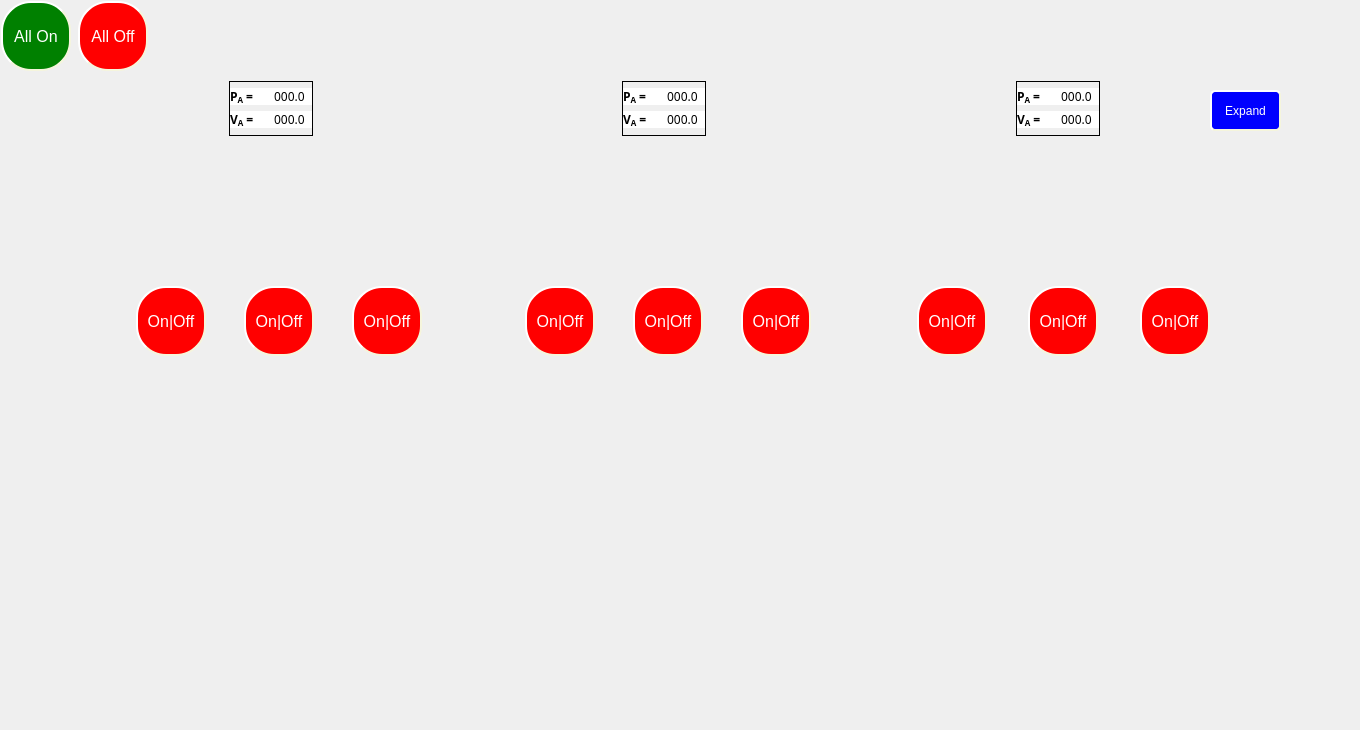
    <widget class="QWidget" name="CapacitiveLoads">
     <attribute name="title">
      <string>Capacitive Loads</string>
     </attribute>
     <widget class="QLabel" name="label_3">
      <property name="geometry">
       <rect>
        <x>0</x>
        <y>0</y>
        <width>1351</width>
        <height>721</height>
       </rect>
      </property>
      <property name="styleSheet">
       <string notr="true">border-image: url(:/img/Cap.png);</string>
      </property>
      <property name="text">
       <string/>
      </property>
     </widget>
     <widget class="QPushButton" name="btnC1">
      <property name="geometry">
       <rect>
        <x>136</x>
        <y>286</y>
        <width>70</width>
        <height>70</height>
       </rect>
      </property>
      <property name="sizePolicy">
       <sizepolicy hsizetype="Preferred" vsizetype="Fixed">
        <horstretch>0</horstretch>
        <verstretch>0</verstretch>
       </sizepolicy>
      </property>
      <property name="minimumSize">
       <size>
        <width>70</width>
        <height>70</height>
       </size>
      </property>
      <property name="maximumSize">
       <size>
        <width>70</width>
        <height>70</height>
       </size>
      </property>
      <property name="styleSheet">
       <string notr="true">#btnC1{
background-color: red;
border-radius: 30px;
border-style: outset;
border-width: 2px;
border-color: beige;
padding: 3px;
max-width:60px;
max-height:60px;
min-width:60px;
min-height:60px;
font-size:16px;
font-weight:300;
color: white;
text-align:center;
}
#btnC1:checked{
	background-color: green;
}</string>
      </property>
      <property name="text">
       <string>On|Off</string>
      </property>
      <property name="checkable">
       <bool>true</bool>
      </property>
     </widget>
     <widget class="QPushButton" name="btnC2">
      <property name="geometry">
       <rect>
        <x>244</x>
        <y>286</y>
        <width>70</width>
        <height>70</height>
       </rect>
      </property>
      <property name="sizePolicy">
       <sizepolicy hsizetype="Preferred" vsizetype="Fixed">
        <horstretch>0</horstretch>
        <verstretch>0</verstretch>
       </sizepolicy>
      </property>
      <property name="minimumSize">
       <size>
        <width>70</width>
        <height>70</height>
       </size>
      </property>
      <property name="maximumSize">
       <size>
        <width>70</width>
        <height>70</height>
       </size>
      </property>
      <property name="styleSheet">
       <string notr="true">#btnC2{
background-color: red;
border-radius: 30px;
border-style: outset;
border-width: 2px;
border-color: beige;
padding: 3px;
max-width:60px;
max-height:60px;
min-width:60px;
min-height:60px;
font-size:16px;
font-weight:300;
color: white;
text-align:center;
}
#btnC2:checked{
	background-color: green;
}</string>
      </property>
      <property name="text">
       <string>On|Off</string>
      </property>
      <property name="checkable">
       <bool>true</bool>
      </property>
     </widget>
     <widget class="QPushButton" name="btnC3">
      <property name="geometry">
       <rect>
        <x>352</x>
        <y>286</y>
        <width>70</width>
        <height>70</height>
       </rect>
      </property>
      <property name="sizePolicy">
       <sizepolicy hsizetype="Preferred" vsizetype="Fixed">
        <horstretch>0</horstretch>
        <verstretch>0</verstretch>
       </sizepolicy>
      </property>
      <property name="minimumSize">
       <size>
        <width>70</width>
        <height>70</height>
       </size>
      </property>
      <property name="maximumSize">
       <size>
        <width>70</width>
        <height>70</height>
       </size>
      </property>
      <property name="styleSheet">
       <string notr="true">#btnC3{
background-color: red;
border-radius: 30px;
border-style: outset;
border-width: 2px;
border-color: beige;
padding: 3px;
max-width:60px;
max-height:60px;
min-width:60px;
min-height:60px;
font-size:16px;
font-weight:300;
color: white;
text-align:center;
}
#btnC3:checked{
	background-color: green;
}</string>
      </property>
      <property name="text">
       <string>On|Off</string>
      </property>
      <property name="checkable">
       <bool>true</bool>
      </property>
     </widget>
     <widget class="QPushButton" name="btnC4">
      <property name="geometry">
       <rect>
        <x>525</x>
        <y>286</y>
        <width>70</width>
        <height>70</height>
       </rect>
      </property>
      <property name="sizePolicy">
       <sizepolicy hsizetype="Preferred" vsizetype="Fixed">
        <horstretch>0</horstretch>
        <verstretch>0</verstretch>
       </sizepolicy>
      </property>
      <property name="minimumSize">
       <size>
        <width>70</width>
        <height>70</height>
       </size>
      </property>
      <property name="maximumSize">
       <size>
        <width>70</width>
        <height>70</height>
       </size>
      </property>
      <property name="styleSheet">
       <string notr="true">#btnC4{
background-color: red;
border-radius: 30px;
border-style: outset;
border-width: 2px;
border-color: beige;
padding: 3px;
max-width:60px;
max-height:60px;
min-width:60px;
min-height:60px;
font-size:16px;
font-weight:300;
color: white;
text-align:center;
}
#btnC4:checked{
	background-color: green;
}</string>
      </property>
      <property name="text">
       <string>On|Off</string>
      </property>
      <property name="checkable">
       <bool>true</bool>
      </property>
     </widget>
     <widget class="QPushButton" name="btnC5">
      <property name="geometry">
       <rect>
        <x>633</x>
        <y>286</y>
        <width>70</width>
        <height>70</height>
       </rect>
      </property>
      <property name="sizePolicy">
       <sizepolicy hsizetype="Preferred" vsizetype="Fixed">
        <horstretch>0</horstretch>
        <verstretch>0</verstretch>
       </sizepolicy>
      </property>
      <property name="minimumSize">
       <size>
        <width>70</width>
        <height>70</height>
       </size>
      </property>
      <property name="maximumSize">
       <size>
        <width>70</width>
        <height>70</height>
       </size>
      </property>
      <property name="styleSheet">
       <string notr="true">#btnC5{
background-color: red;
border-radius: 30px;
border-style: outset;
border-width: 2px;
border-color: beige;
padding: 3px;
max-width:60px;
max-height:60px;
min-width:60px;
min-height:60px;
font-size:16px;
font-weight:300;
color: white;
text-align:center;
}
#btnC5:checked{
	background-color: green;
}</string>
      </property>
      <property name="text">
       <string>On|Off</string>
      </property>
      <property name="checkable">
       <bool>true</bool>
      </property>
     </widget>
     <widget class="QPushButton" name="btnC6">
      <property name="geometry">
       <rect>
        <x>741</x>
        <y>286</y>
        <width>70</width>
        <height>70</height>
       </rect>
      </property>
      <property name="sizePolicy">
       <sizepolicy hsizetype="Preferred" vsizetype="Fixed">
        <horstretch>0</horstretch>
        <verstretch>0</verstretch>
       </sizepolicy>
      </property>
      <property name="minimumSize">
       <size>
        <width>70</width>
        <height>70</height>
       </size>
      </property>
      <property name="maximumSize">
       <size>
        <width>70</width>
        <height>70</height>
       </size>
      </property>
      <property name="styleSheet">
       <string notr="true">#btnC6{
background-color: red;
border-radius: 30px;
border-style: outset;
border-width: 2px;
border-color: beige;
padding: 3px;
max-width:60px;
max-height:60px;
min-width:60px;
min-height:60px;
font-size:16px;
font-weight:300;
color: white;
text-align:center;
}
#btnC6:checked{
	background-color: green;
}</string>
      </property>
      <property name="text">
       <string>On|Off</string>
      </property>
      <property name="checkable">
       <bool>true</bool>
      </property>
     </widget>
     <widget class="QPushButton" name="btnC7">
      <property name="geometry">
       <rect>
        <x>917</x>
        <y>286</y>
        <width>70</width>
        <height>70</height>
       </rect>
      </property>
      <property name="sizePolicy">
       <sizepolicy hsizetype="Preferred" vsizetype="Fixed">
        <horstretch>0</horstretch>
        <verstretch>0</verstretch>
       </sizepolicy>
      </property>
      <property name="minimumSize">
       <size>
        <width>70</width>
        <height>70</height>
       </size>
      </property>
      <property name="maximumSize">
       <size>
        <width>70</width>
        <height>70</height>
       </size>
      </property>
      <property name="styleSheet">
       <string notr="true">#btnC7{
background-color: red;
border-radius: 30px;
border-style: outset;
border-width: 2px;
border-color: beige;
padding: 3px;
max-width:60px;
max-height:60px;
min-width:60px;
min-height:60px;
font-size:16px;
font-weight:300;
color: white;
text-align:center;
}
#btnC7:checked{
	background-color: green;
}</string>
      </property>
      <property name="text">
       <string>On|Off</string>
      </property>
      <property name="checkable">
       <bool>true</bool>
      </property>
     </widget>
     <widget class="QPushButton" name="btnC8">
      <property name="geometry">
       <rect>
        <x>1028</x>
        <y>286</y>
        <width>70</width>
        <height>70</height>
       </rect>
      </property>
      <property name="sizePolicy">
       <sizepolicy hsizetype="Preferred" vsizetype="Fixed">
        <horstretch>0</horstretch>
        <verstretch>0</verstretch>
       </sizepolicy>
      </property>
      <property name="minimumSize">
       <size>
        <width>70</width>
        <height>70</height>
       </size>
      </property>
      <property name="maximumSize">
       <size>
        <width>70</width>
        <height>70</height>
       </size>
      </property>
      <property name="styleSheet">
       <string notr="true">#btnC8{
background-color: red;
border-radius: 30px;
border-style: outset;
border-width: 2px;
border-color: beige;
padding: 3px;
max-width:60px;
max-height:60px;
min-width:60px;
min-height:60px;
font-size:16px;
font-weight:300;
color: white;
text-align:center;
}
#btnC8:checked{
	background-color: green;
}</string>
      </property>
      <property name="text">
       <string>On|Off</string>
      </property>
      <property name="checkable">
       <bool>true</bool>
      </property>
     </widget>
     <widget class="QPushButton" name="btnC9">
      <property name="geometry">
       <rect>
        <x>1140</x>
        <y>286</y>
        <width>70</width>
        <height>70</height>
       </rect>
      </property>
      <property name="sizePolicy">
       <sizepolicy hsizetype="Preferred" vsizetype="Fixed">
        <horstretch>0</horstretch>
        <verstretch>0</verstretch>
       </sizepolicy>
      </property>
      <property name="minimumSize">
       <size>
        <width>70</width>
        <height>70</height>
       </size>
      </property>
      <property name="maximumSize">
       <size>
        <width>70</width>
        <height>70</height>
       </size>
      </property>
      <property name="styleSheet">
       <string notr="true">#btnC9{
background-color: red;
border-radius: 30px;
border-style: outset;
border-width: 2px;
border-color: beige;
padding: 3px;
max-width:60px;
max-height:60px;
min-width:60px;
min-height:60px;
font-size:16px;
font-weight:300;
color: white;
text-align:center;
}
#btnC9:checked{
	background-color: green;
}</string>
      </property>
      <property name="text">
       <string>On|Off</string>
      </property>
      <property name="checkable">
       <bool>true</bool>
      </property>
     </widget>
     <widget class="QWidget" name="layoutWidget">
      <property name="geometry">
       <rect>
        <x>0</x>
        <y>0</y>
        <width>149</width>
        <height>72</height>
       </rect>
      </property>
      <layout class="QHBoxLayout" name="horizontalLayout_7">
       <item>
        <widget class="QPushButton" name="btnAllOn_C">
         <property name="sizePolicy">
          <sizepolicy hsizetype="Preferred" vsizetype="Fixed">
           <horstretch>0</horstretch>
           <verstretch>0</verstretch>
          </sizepolicy>
         </property>
         <property name="minimumSize">
          <size>
           <width>70</width>
           <height>70</height>
          </size>
         </property>
         <property name="maximumSize">
          <size>
           <width>70</width>
           <height>70</height>
          </size>
         </property>
         <property name="styleSheet">
          <string notr="true">#btnAllOn_C{
background-color: green;
border-radius: 30px;
border-style: outset;
border-width: 2px;
border-color: beige;
padding: 3px;
max-width:60px;
max-height:60px;
min-width:60px;
min-height:60px;
font-size:16px;
font-weight:300;
color: white;
text-align:center;
}
#btnAllOn_C:checked{
	background-color: #28B463;
}</string>
         </property>
         <property name="text">
          <string>All On</string>
         </property>
         <property name="checkable">
          <bool>true</bool>
         </property>
        </widget>
       </item>
       <item>
        <widget class="QPushButton" name="btnAllOff_C">
         <property name="sizePolicy">
          <sizepolicy hsizetype="Preferred" vsizetype="Fixed">
           <horstretch>0</horstretch>
           <verstretch>0</verstretch>
          </sizepolicy>
         </property>
         <property name="minimumSize">
          <size>
           <width>70</width>
           <height>70</height>
          </size>
         </property>
         <property name="maximumSize">
          <size>
           <width>70</width>
           <height>70</height>
          </size>
         </property>
         <property name="styleSheet">
          <string notr="true">#btnAllOff_C{
background-color: red;
border-radius: 30px;
border-style: outset;
border-width: 2px;
border-color: beige;
padding: 3px;
max-width:60px;
max-height:60px;
min-width:60px;
min-height:60px;
font-size:16px;
font-weight:300;
color: white;
text-align:center;
}
#btnAllOff_C:checked{
	background-color: #F1948A;
}</string>
         </property>
         <property name="text">
          <string>All Off</string>
         </property>
         <property name="checkable">
          <bool>true</bool>
         </property>
        </widget>
       </item>
      </layout>
     </widget>
     <widget class="QFrame" name="frame">
      <property name="geometry">
       <rect>
        <x>229</x>
        <y>81</y>
        <width>84</width>
        <height>55</height>
       </rect>
      </property>
      <property name="frameShape">
       <enum>QFrame::Panel</enum>
      </property>
      <layout class="QHBoxLayout" name="horizontalLayout">
       <property name="spacing">
        <number>0</number>
       </property>
       <property name="leftMargin">
        <number>0</number>
       </property>
       <property name="topMargin">
        <number>0</number>
       </property>
       <property name="rightMargin">
        <number>0</number>
       </property>
       <property name="bottomMargin">
        <number>0</number>
       </property>
       <item>
        <layout class="QVBoxLayout" name="verticalLayout">
         <item>
          <widget class="QLabel" name="Pa_label_left_CapLoad">
           <property name="sizePolicy">
            <sizepolicy hsizetype="Expanding" vsizetype="Fixed">
             <horstretch>0</horstretch>
             <verstretch>0</verstretch>
            </sizepolicy>
           </property>
           <property name="font">
            <font>
             <family>Inter UI</family>
             <pointsize>9</pointsize>
             <weight>75</weight>
             <bold>true</bold>
             <stylestrategy>PreferDefault</stylestrategy>
            </font>
           </property>
           <property name="styleSheet">
            <string notr="true">background-color: rgb(255, 255, 255);</string>
           </property>
           <property name="text">
            <string>&lt;html&gt;&lt;head/&gt;&lt;body&gt;&lt;p&gt;P&lt;span style=&quot; vertical-align:sub;&quot;&gt;A&lt;/span&gt; =&lt;/p&gt;&lt;/body&gt;&lt;/html&gt;</string>
           </property>
          </widget>
         </item>
         <item>
          <widget class="QLabel" name="Va_label_left_CapLoad">
           <property name="sizePolicy">
            <sizepolicy hsizetype="Expanding" vsizetype="Fixed">
             <horstretch>0</horstretch>
             <verstretch>0</verstretch>
            </sizepolicy>
           </property>
           <property name="font">
            <font>
             <family>Inter UI</family>
             <pointsize>9</pointsize>
             <weight>75</weight>
             <bold>true</bold>
            </font>
           </property>
           <property name="styleSheet">
            <string notr="true">background-color: rgb(255, 255, 255);</string>
           </property>
           <property name="text">
            <string>&lt;html&gt;&lt;head/&gt;&lt;body&gt;&lt;p&gt;V&lt;span style=&quot; vertical-align:sub;&quot;&gt;A&lt;/span&gt; =&lt;/p&gt;&lt;/body&gt;&lt;/html&gt;</string>
           </property>
          </widget>
         </item>
        </layout>
       </item>
       <item>
        <layout class="QVBoxLayout" name="verticalLayout_2">
         <item>
          <widget class="QLabel" name="Pa_live_label_left_CapLoad">
           <property name="sizePolicy">
            <sizepolicy hsizetype="Expanding" vsizetype="Fixed">
             <horstretch>0</horstretch>
             <verstretch>0</verstretch>
            </sizepolicy>
           </property>
           <property name="font">
            <font>
             <family>Inter UI Medium</family>
             <pointsize>9</pointsize>
            </font>
           </property>
           <property name="styleSheet">
            <string notr="true">background-color: rgb(255, 255, 255);</string>
           </property>
           <property name="text">
            <string> 000.0 </string>
           </property>
          </widget>
         </item>
         <item>
          <widget class="QLabel" name="Va_live_label_left_CapLoad">
           <property name="sizePolicy">
            <sizepolicy hsizetype="Expanding" vsizetype="Fixed">
             <horstretch>0</horstretch>
             <verstretch>0</verstretch>
            </sizepolicy>
           </property>
           <property name="font">
            <font>
             <family>Inter UI Medium</family>
             <pointsize>9</pointsize>
            </font>
           </property>
           <property name="styleSheet">
            <string notr="true">background-color: rgb(255, 255, 255);</string>
           </property>
           <property name="text">
            <string> 000.0 </string>
           </property>
          </widget>
         </item>
        </layout>
       </item>
      </layout>
     </widget>
     <widget class="QFrame" name="frame_3">
      <property name="geometry">
       <rect>
        <x>622</x>
        <y>81</y>
        <width>84</width>
        <height>55</height>
       </rect>
      </property>
      <property name="frameShape">
       <enum>QFrame::Panel</enum>
      </property>
      <layout class="QHBoxLayout" name="horizontalLayout_4">
       <property name="spacing">
        <number>0</number>
       </property>
       <property name="leftMargin">
        <number>0</number>
       </property>
       <property name="topMargin">
        <number>0</number>
       </property>
       <property name="rightMargin">
        <number>0</number>
       </property>
       <property name="bottomMargin">
        <number>0</number>
       </property>
       <item>
        <layout class="QVBoxLayout" name="verticalLayout_8">
         <item>
          <widget class="QLabel" name="Pa_label_middle_CapLoad">
           <property name="sizePolicy">
            <sizepolicy hsizetype="Expanding" vsizetype="Fixed">
             <horstretch>0</horstretch>
             <verstretch>0</verstretch>
            </sizepolicy>
           </property>
           <property name="font">
            <font>
             <family>Inter UI</family>
             <pointsize>9</pointsize>
             <weight>75</weight>
             <bold>true</bold>
             <stylestrategy>PreferDefault</stylestrategy>
            </font>
           </property>
           <property name="styleSheet">
            <string notr="true">background-color: rgb(255, 255, 255);</string>
           </property>
           <property name="text">
            <string>&lt;html&gt;&lt;head/&gt;&lt;body&gt;&lt;p&gt;P&lt;span style=&quot; vertical-align:sub;&quot;&gt;A&lt;/span&gt; =&lt;/p&gt;&lt;/body&gt;&lt;/html&gt;</string>
           </property>
          </widget>
         </item>
         <item>
          <widget class="QLabel" name="Va_label_middle_CapLoad">
           <property name="sizePolicy">
            <sizepolicy hsizetype="Expanding" vsizetype="Fixed">
             <horstretch>0</horstretch>
             <verstretch>0</verstretch>
            </sizepolicy>
           </property>
           <property name="font">
            <font>
             <family>Inter UI</family>
             <pointsize>9</pointsize>
             <weight>75</weight>
             <bold>true</bold>
            </font>
           </property>
           <property name="styleSheet">
            <string notr="true">background-color: rgb(255, 255, 255);</string>
           </property>
           <property name="text">
            <string>&lt;html&gt;&lt;head/&gt;&lt;body&gt;&lt;p&gt;V&lt;span style=&quot; vertical-align:sub;&quot;&gt;A&lt;/span&gt; =&lt;/p&gt;&lt;/body&gt;&lt;/html&gt;</string>
           </property>
          </widget>
         </item>
        </layout>
       </item>
       <item>
        <layout class="QVBoxLayout" name="verticalLayout_9">
         <item>
          <widget class="QLabel" name="Pa_live_label_middle_CapLoad">
           <property name="sizePolicy">
            <sizepolicy hsizetype="Expanding" vsizetype="Fixed">
             <horstretch>0</horstretch>
             <verstretch>0</verstretch>
            </sizepolicy>
           </property>
           <property name="font">
            <font>
             <family>Inter UI Medium</family>
             <pointsize>9</pointsize>
            </font>
           </property>
           <property name="styleSheet">
            <string notr="true">background-color: rgb(255, 255, 255);</string>
           </property>
           <property name="text">
            <string> 000.0 </string>
           </property>
          </widget>
         </item>
         <item>
          <widget class="QLabel" name="Va_live_label_middle_CapLoad">
           <property name="sizePolicy">
            <sizepolicy hsizetype="Expanding" vsizetype="Fixed">
             <horstretch>0</horstretch>
             <verstretch>0</verstretch>
            </sizepolicy>
           </property>
           <property name="font">
            <font>
             <family>Inter UI Medium</family>
             <pointsize>9</pointsize>
            </font>
           </property>
           <property name="styleSheet">
            <string notr="true">background-color: rgb(255, 255, 255);</string>
           </property>
           <property name="text">
            <string> 000.0 </string>
           </property>
          </widget>
         </item>
        </layout>
       </item>
      </layout>
     </widget>
     <widget class="QFrame" name="frame_4">
      <property name="geometry">
       <rect>
        <x>1016</x>
        <y>81</y>
        <width>84</width>
        <height>55</height>
       </rect>
      </property>
      <property name="frameShape">
       <enum>QFrame::Panel</enum>
      </property>
      <layout class="QHBoxLayout" name="horizontalLayout_6">
       <property name="spacing">
        <number>0</number>
       </property>
       <property name="leftMargin">
        <number>0</number>
       </property>
       <property name="topMargin">
        <number>0</number>
       </property>
       <property name="rightMargin">
        <number>0</number>
       </property>
       <property name="bottomMargin">
        <number>0</number>
       </property>
       <item>
        <layout class="QVBoxLayout" name="verticalLayout_11">
         <item>
          <widget class="QLabel" name="Pa_label_right_CapLoad">
           <property name="sizePolicy">
            <sizepolicy hsizetype="Expanding" vsizetype="Fixed">
             <horstretch>0</horstretch>
             <verstretch>0</verstretch>
            </sizepolicy>
           </property>
           <property name="font">
            <font>
             <family>Inter UI</family>
             <pointsize>9</pointsize>
             <weight>75</weight>
             <bold>true</bold>
             <stylestrategy>PreferDefault</stylestrategy>
            </font>
           </property>
           <property name="styleSheet">
            <string notr="true">background-color: rgb(255, 255, 255);</string>
           </property>
           <property name="text">
            <string>&lt;html&gt;&lt;head/&gt;&lt;body&gt;&lt;p&gt;P&lt;span style=&quot; vertical-align:sub;&quot;&gt;A&lt;/span&gt; =&lt;/p&gt;&lt;/body&gt;&lt;/html&gt;</string>
           </property>
          </widget>
         </item>
         <item>
          <widget class="QLabel" name="Va_label_right_CapLoad">
           <property name="sizePolicy">
            <sizepolicy hsizetype="Expanding" vsizetype="Fixed">
             <horstretch>0</horstretch>
             <verstretch>0</verstretch>
            </sizepolicy>
           </property>
           <property name="font">
            <font>
             <family>Inter UI</family>
             <pointsize>9</pointsize>
             <weight>75</weight>
             <bold>true</bold>
            </font>
           </property>
           <property name="styleSheet">
            <string notr="true">background-color: rgb(255, 255, 255);</string>
           </property>
           <property name="text">
            <string>&lt;html&gt;&lt;head/&gt;&lt;body&gt;&lt;p&gt;V&lt;span style=&quot; vertical-align:sub;&quot;&gt;A&lt;/span&gt; =&lt;/p&gt;&lt;/body&gt;&lt;/html&gt;</string>
           </property>
          </widget>
         </item>
        </layout>
       </item>
       <item>
        <layout class="QVBoxLayout" name="verticalLayout_12">
         <item>
          <widget class="QLabel" name="Pa_live_label_right_CapLoad">
           <property name="sizePolicy">
            <sizepolicy hsizetype="Expanding" vsizetype="Fixed">
             <horstretch>0</horstretch>
             <verstretch>0</verstretch>
            </sizepolicy>
           </property>
           <property name="font">
            <font>
             <family>Inter UI Medium</family>
             <pointsize>9</pointsize>
            </font>
           </property>
           <property name="styleSheet">
            <string notr="true">background-color: rgb(255, 255, 255);</string>
           </property>
           <property name="text">
            <string> 000.0 </string>
           </property>
          </widget>
         </item>
         <item>
          <widget class="QLabel" name="Va_live_label_right_CapLoad">
           <property name="sizePolicy">
            <sizepolicy hsizetype="Expanding" vsizetype="Fixed">
             <horstretch>0</horstretch>
             <verstretch>0</verstretch>
            </sizepolicy>
           </property>
           <property name="font">
            <font>
             <family>Inter UI Medium</family>
             <pointsize>9</pointsize>
            </font>
           </property>
           <property name="styleSheet">
            <string notr="true">background-color: rgb(255, 255, 255);</string>
           </property>
           <property name="text">
            <string> 000.0 </string>
           </property>
          </widget>
         </item>
        </layout>
       </item>
      </layout>
     </widget>
     <widget class="QPushButton" name="Cap_expand_butt">
      <property name="geometry">
       <rect>
        <x>1210</x>
        <y>90</y>
        <width>71</width>
        <height>41</height>
       </rect>
      </property>
      <property name="sizePolicy">
       <sizepolicy hsizetype="Minimum" vsizetype="Minimum">
        <horstretch>0</horstretch>
        <verstretch>0</verstretch>
       </sizepolicy>
      </property>
      <property name="minimumSize">
       <size>
        <width>10</width>
        <height>10</height>
       </size>
      </property>
      <property name="maximumSize">
       <size>
        <width>80</width>
        <height>80</height>
       </size>
      </property>
      <property name="sizeIncrement">
       <size>
        <width>1</width>
        <height>1</height>
       </size>
      </property>
      <property name="toolTip">
       <string>&lt;html&gt;&lt;head/&gt;&lt;body&gt;&lt;p&gt;Opens a window with data from all 3 phases.&lt;/p&gt;&lt;/body&gt;&lt;/html&gt;</string>
      </property>
      <property name="styleSheet">
       <string notr="true">#Cap_expand_butt{
background-color: blue;
border-style: outset;
border-radius: 5px;
border-width:2px;
border-color:beige;
font-size:12px;
font-weight:100;
color: white;

padding:2px;

}
#Cap_expand_butt:pressed{
	background-color: #ff8c00;
}</string>
      </property>
      <property name="text">
       <string>Expand</string>
      </property>
      <property name="checkable">
       <bool>true</bool>
      </property>
     </widget>
    </widget>
